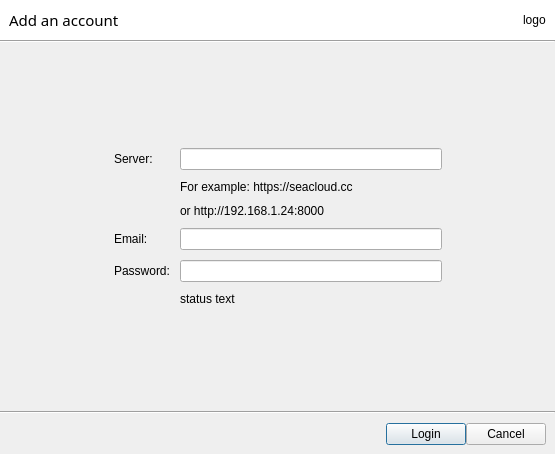
<?xml version="1.0" encoding="UTF-8"?>
<ui version="4.0">
 <class>LoginDialog</class>
 <widget class="QDialog" name="LoginDialog">
  <property name="geometry">
   <rect>
    <x>0</x>
    <y>0</y>
    <width>555</width>
    <height>454</height>
   </rect>
  </property>
  <property name="windowTitle">
   <string>Dialog</string>
  </property>
  <property name="styleSheet">
   <string notr="true">QLineEdit {
min-width: 260px;
}</string>
  </property>
  <layout class="QVBoxLayout" name="verticalLayout">
   <property name="spacing">
    <number>0</number>
   </property>
   <property name="margin">
    <number>0</number>
   </property>
   <item>
    <widget class="QWidget" name="widget" native="true">
     <property name="styleSheet">
      <string notr="true">background: white;</string>
     </property>
     <layout class="QHBoxLayout" name="horizontalLayout_2">
      <item>
       <widget class="QLabel" name="mTitle">
        <property name="font">
         <font>
          <family>Sans Serif</family>
          <pointsize>11</pointsize>
         </font>
        </property>
        <property name="styleSheet">
         <string notr="true"/>
        </property>
        <property name="text">
         <string>Add an account</string>
        </property>
       </widget>
      </item>
      <item>
       <spacer name="horizontalSpacer_4">
        <property name="orientation">
         <enum>Qt::Horizontal</enum>
        </property>
        <property name="sizeHint" stdset="0">
         <size>
          <width>376</width>
          <height>20</height>
         </size>
        </property>
       </spacer>
      </item>
      <item>
       <widget class="QLabel" name="mLogo">
        <property name="text">
         <string>logo</string>
        </property>
       </widget>
      </item>
     </layout>
    </widget>
   </item>
   <item>
    <widget class="Line" name="line">
     <property name="orientation">
      <enum>Qt::Horizontal</enum>
     </property>
    </widget>
   </item>
   <item>
    <spacer name="verticalSpacer">
     <property name="orientation">
      <enum>Qt::Vertical</enum>
     </property>
     <property name="sizeHint" stdset="0">
      <size>
       <width>20</width>
       <height>85</height>
      </size>
     </property>
    </spacer>
   </item>
   <item>
    <layout class="QHBoxLayout" name="horizontalLayout_3">
     <item>
      <spacer name="horizontalSpacer_2">
       <property name="orientation">
        <enum>Qt::Horizontal</enum>
       </property>
       <property name="sizeHint" stdset="0">
        <size>
         <width>40</width>
         <height>20</height>
        </size>
       </property>
      </spacer>
     </item>
     <item>
      <layout class="QFormLayout" name="formLayout">
       <property name="horizontalSpacing">
        <number>10</number>
       </property>
       <property name="verticalSpacing">
        <number>10</number>
       </property>
       <item row="0" column="0">
        <widget class="QLabel" name="serverUrl">
         <property name="text">
          <string>Server:</string>
         </property>
        </widget>
       </item>
       <item row="1" column="1">
        <widget class="QLabel" name="label">
         <property name="lineWidth">
          <number>1</number>
         </property>
         <property name="text">
          <string>&lt;html&gt;&lt;head/&gt;&lt;body&gt;&lt;p&gt;For example: https://seacloud.cc&lt;/p&gt;&lt;/body&gt;&lt;/html&gt;</string>
         </property>
         <property name="textFormat">
          <enum>Qt::AutoText</enum>
         </property>
         <property name="openExternalLinks">
          <bool>false</bool>
         </property>
         <property name="textInteractionFlags">
          <set>Qt::LinksAccessibleByMouse</set>
         </property>
        </widget>
       </item>
       <item row="2" column="1">
        <widget class="QLabel" name="label_4">
         <property name="enabled">
          <bool>true</bool>
         </property>
         <property name="text">
          <string>or http://192.168.1.24:8000</string>
         </property>
         <property name="openExternalLinks">
          <bool>false</bool>
         </property>
        </widget>
       </item>
       <item row="3" column="0">
        <widget class="QLabel" name="label_2">
         <property name="text">
          <string>Email:</string>
         </property>
        </widget>
       </item>
       <item row="3" column="1">
        <widget class="QLineEdit" name="mUsername"/>
       </item>
       <item row="4" column="0">
        <widget class="QLabel" name="label_3">
         <property name="text">
          <string>Password:</string>
         </property>
        </widget>
       </item>
       <item row="4" column="1">
        <widget class="QLineEdit" name="mPassword">
         <property name="echoMode">
          <enum>QLineEdit::Password</enum>
         </property>
        </widget>
       </item>
       <item row="0" column="1">
        <widget class="QLineEdit" name="mServerAddr">
         <property name="sizePolicy">
          <sizepolicy hsizetype="Minimum" vsizetype="Fixed">
           <horstretch>0</horstretch>
           <verstretch>0</verstretch>
          </sizepolicy>
         </property>
        </widget>
       </item>
       <item row="5" column="1">
        <widget class="QLabel" name="mStatusText">
         <property name="enabled">
          <bool>true</bool>
         </property>
         <property name="text">
          <string>status text</string>
         </property>
        </widget>
       </item>
      </layout>
     </item>
     <item>
      <spacer name="horizontalSpacer_3">
       <property name="orientation">
        <enum>Qt::Horizontal</enum>
       </property>
       <property name="sizeHint" stdset="0">
        <size>
         <width>40</width>
         <height>20</height>
        </size>
       </property>
      </spacer>
     </item>
    </layout>
   </item>
   <item>
    <spacer name="verticalSpacer_2">
     <property name="orientation">
      <enum>Qt::Vertical</enum>
     </property>
     <property name="sizeHint" stdset="0">
      <size>
       <width>20</width>
       <height>85</height>
      </size>
     </property>
    </spacer>
   </item>
   <item>
    <widget class="Line" name="line_2">
     <property name="orientation">
      <enum>Qt::Horizontal</enum>
     </property>
    </widget>
   </item>
   <item>
    <layout class="QHBoxLayout" name="horizontalLayout">
     <property name="margin">
      <number>9</number>
     </property>
     <item>
      <spacer name="horizontalSpacer">
       <property name="orientation">
        <enum>Qt::Horizontal</enum>
       </property>
       <property name="sizeHint" stdset="0">
        <size>
         <width>40</width>
         <height>20</height>
        </size>
       </property>
      </spacer>
     </item>
     <item>
      <widget class="QPushButton" name="mSubmitBtn">
       <property name="text">
        <string>Login</string>
       </property>
      </widget>
     </item>
     <item>
      <widget class="QPushButton" name="pushButton">
       <property name="text">
        <string>Cancel</string>
       </property>
      </widget>
     </item>
    </layout>
   </item>
  </layout>
 </widget>
 <resources/>
 <connections>
  <connection>
   <sender>pushButton</sender>
   <signal>clicked()</signal>
   <receiver>LoginDialog</receiver>
   <slot>reject()</slot>
   <hints>
    <hint type="sourcelabel">
     <x>299</x>
     <y>180</y>
    </hint>
    <hint type="destinationlabel">
     <x>339</x>
     <y>4</y>
    </hint>
   </hints>
  </connection>
 </connections>
</ui>
